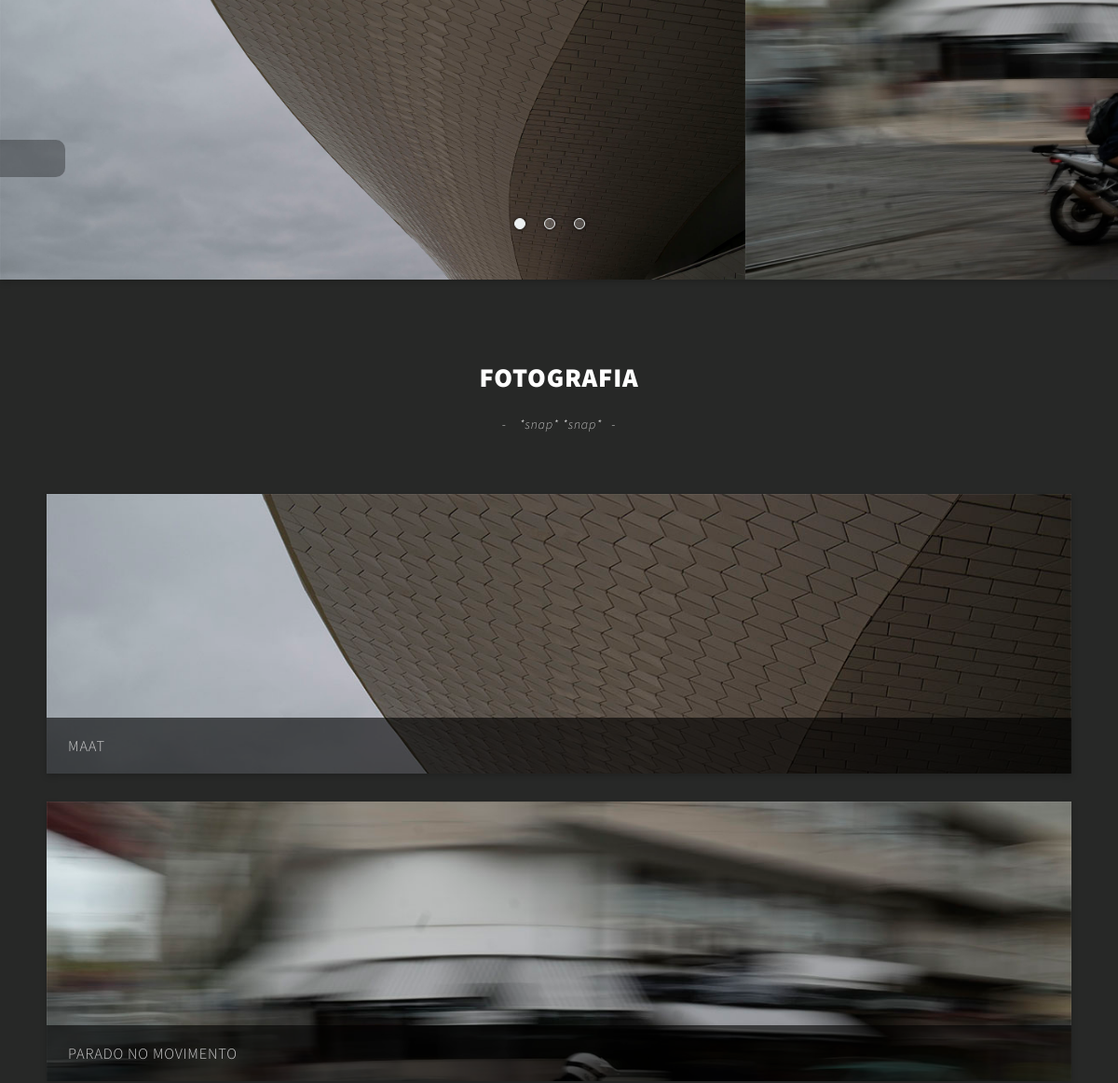
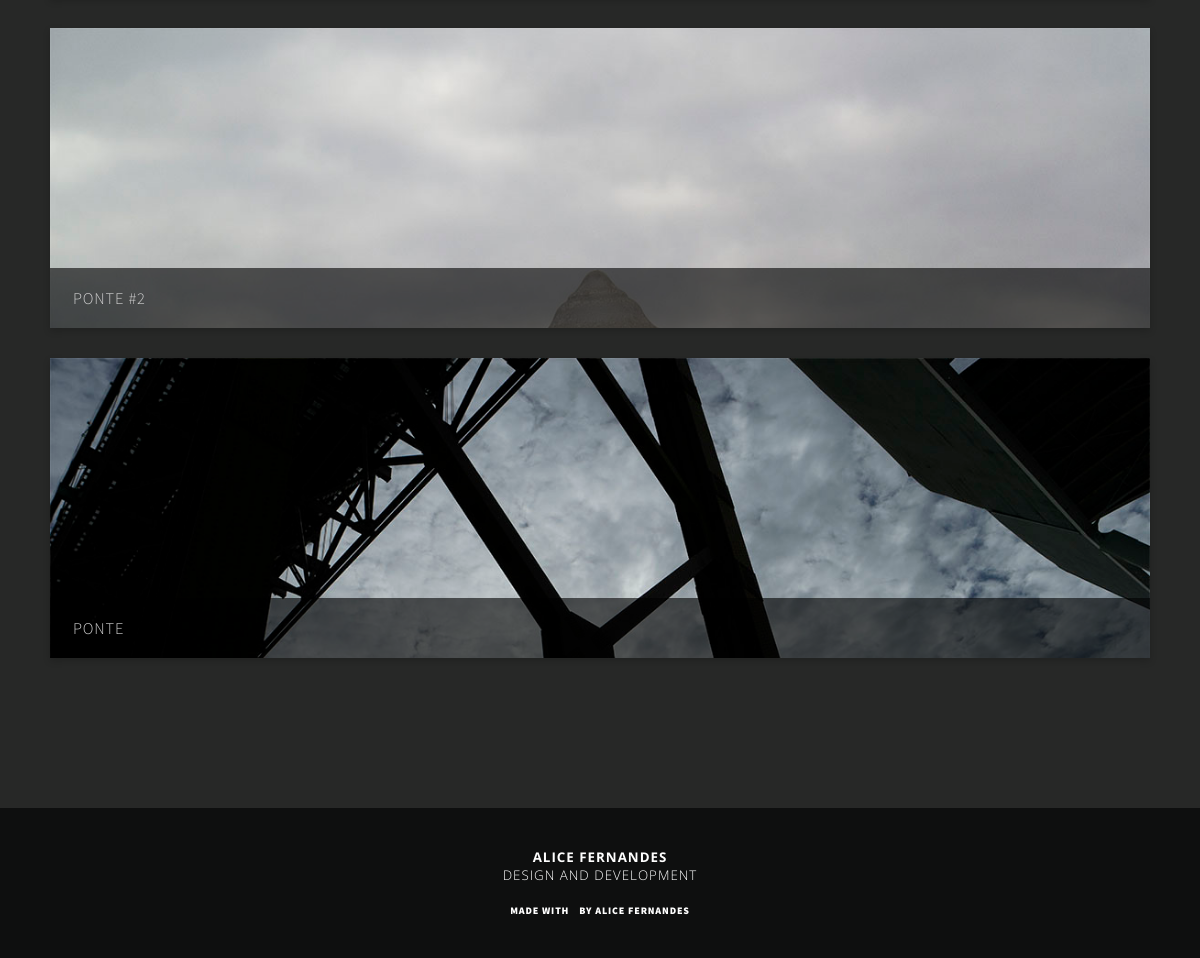
Page /fotografia on the committed database (2 pictures, top to bottom).
### tables this page shows
CREATE TABLE IF NOT EXISTS `media` (
  `id_media` int(10) NOT NULL AUTO_INCREMENT,
  `projeto_uri` varchar(100) NOT NULL,
  `tipo` varchar(100) NOT NULL,
  `src` varchar(700) NOT NULL,
  `ext` varchar(50) NOT NULL,
  `cover` tinyint(1) DEFAULT NULL,
  `title` varchar(1000) DEFAULT NULL,
  `nome` varchar(100) NOT NULL,
  PRIMARY KEY (`id_media`)
);

### templates/galeria.php (the view, shortened to what this page needs)
<!DOCTYPE html>
<html class="project-categories">
  <head><?php require_once('./includes/_header.php'); $request =  explode("/", $_SERVER['REQUEST_URI']); ?>
<?php
$conn = new mysqli(DB_HOST, DB_USER, DB_PASSWORD, DB_NAME);
 $query = "SELECT * FROM `media` WHERE projeto_uri='".$request[1]."' ORDER BY RAND()";
 $result = $conn->query($query);
 $resultHTML = "";
 while($row = $result->fetch_object()){
   $resultHTML.='<div class="panel panel-small panel-foto "><a rel="galeria" class="panel-link fancybox" href="http://'.$host.'/media/'.$row->src.'@1280.'.$row->ext.'" style="background-image:url(http://'.$host.'/media/'.$row->src.'@1280.'.$row->ext.');" title="'.$row->nome.'">
                 <h3>'.mb_convert_encoding($row->nome,'UTF-8').'</h3>
                 </a></div>';
 }
  $maxImages = 3;
 $slideHTML = '';
 $slideControllerHTML = '';
   $result2 = $conn->query($query);
   for($i = 0; $i!=$maxImages; $i++){
     $slideRow = $result2->fetch_object();
     if($slideRow->cover){
     $src = $slideRow->src;
     $description = $slideRow->nome;
     $slideHTML.="<a href=\"http://".$host . "/" ."media/".$src."@1900.".$slideRow->ext."\" rel=\"galeria\"class=\"slide fancybox\" title=\"$description\" style=\"background-image:url(http://".$host . "/" ."media/".$src."@1900.".$slideRow->ext.")\" data-slide=\"".($i+1)."\"></a>";
     $slideControllerHTML.='<li class="slider-control" data-slide="'.($i+1).'"></li>';
     }
   }
 ?>
  </head>
  <body>
    <div class="site-container"><?php require_once('./includes/_sidebar.php') ?>
      <div class="main-content">
        <div class="ui-component slideshow slideshow-medium panel-shadow">
          <div class="slide-container"><?php echo($slideHTML)?>
          </div>
          <div class="ui-component slide-controller">
            <ul>
              <?php echo($slideControllerHTML)?>
            </ul>
          </div>
        </div>
        <div class="panel-container">
          <div class="panel panel-noshadow panel-fullwidth align-center panel-title panel-nobackground">
            <h3><?PHP switch($request[1]){
              default:
                echo('Fotografia');
            } ?></h3>
            <p> <i>*snap* *snap*</i></p>
          </div>
          <?php
          echo($resultHTML);
           ?>
        </div><?php require_once('./includes/_footer.php') ?>
      </div>
    </div>
  </body>
</html>

### css/ui.css (style rules this page uses)
* { font-family:"Source Sans Pro";margin:0;padding:0 }
a { text-decoration:none;color:inherit }
body { margin:0;padding:0;width:112%;width:120%;overflow:hidden;background-color:#272827;text-align:justify }
h1,h2,h3,h4,p { margin:0;padding:0 }
li,ul { list-style-type:none;padding:0 }
.site-container { position:relative;left:-12%;transition:left 0.5s }
.main-content { display:inline-block;width:83%;position:relative;height:100vh;overflow-y:auto;overflow-x:hidden }
.slideshow { position:relative }
.slideshow-medium { height:300px;width:100vw;overflow:hidden }
.slideshow-medium .slide { background-size:cover;background-position:center }
.slide-container { height:inherit;position:relative;left:0;transition:left 0.5s }
.slide { width:33.33%;height:100%;display:block;float:left;background-position:center;background-size:cover;background-position:center }
.slide-controller { position:absolute;bottom:50px;display:block;color:white;width:100%;text-align:center }
.slide-controller li { width:10px;height:10px;display:inline-block;background-color:rgba(255, 255, 255, 0.2);margin-right:20px;border:1px solid #ecf0f1;border-radius:100%;cursor:pointer;transition:background-color 0.5s;box-shadow:0px 0px 4px 0px rgba(0, 0, 0, 0.7) }
.slide-controller li.active { background-color:#ecf0f1;transition:background-color 0.5s }
.panel-shadow { box-shadow:0px 3px 7px rgba(0, 0, 0, 0.18) }
.panel-foto { position:relative;height:300px!important }
.panel-foto a { background-size:cover }
.panel-foto h3 { position:absolute;bottom:0;text-transform:uppercase;font-weight:300;width:100%;left:0;line-height:41px;padding:10px;box-sizing:border-box;background-color:rgba(0, 0, 0, 0.5) }
.panel-foto .panel-link { display:block;background-color:transparent;width:100%;height:100%;z-index:97 }
.panel-container { width:80%;display:block;margin-left:10%;margin:auto auto 70px }
.panel { min-height:100px;box-sizing:border-box;padding:30px;box-shadow:0px 3px 7px rgba(0, 0, 0, 0.18);margin-bottom:30px;background-color:#2c2e2c;color:#cfcfcf;font-weight:300;letter-spacing:0.85px;font-size:14px }
.panel p { padding-bottom:20px }
.panel-noshadow { box-shadow:none!important }
.align-center { text-align:center;margin:auto }
h3,h4,h5 { font-weight:800;text-transform:uppercase;font-family:"Source Sans Pro";letter-spacing:0.85px;font-size:28.55px }
.panel-title { padding-top:0;padding-bottom:0;margin-top:30px;color:white;margin-bottom:30px;line-height:50px }
.panel-title h6,.panel-title p { font-size:14px;font-weight:lighter }
.panel-title h6:after,.panel-title h6:before,.panel-title p:after,.panel-title p:before { display:inline-block;content:"-";margin:0 10px }
.panel-nobackground { background-color:transparent }
.panel-small { position:relative;width:45%;margin-right:10%;float:left;min-height:250px;padding:0;background-color:#2c2e2c }
.panel-small h3 { text-transform:uppercase;font-weight:300;font-size:1.17em;z-index:97;position:absolute;bottom:0;background-color:rgba(0, 0, 0, 0.6);width:100%;line-height:40px;left:0;box-sizing:border-box;padding-left:23px }
.panel-small:nth-child(odd) { margin-right:0 }
.panel-small .panel-link { display:block }
.panel-foto h3 { bottom:0 }
@media screen and (max-width:1250px) { .main-content,.site-container,body { width:100%;left:0px } }
@media screen and (max-width:1250px) { .panel-container { display:inline-block;width:100%;box-sizing:border-box;padding:50px } }
@media screen and (max-width:1250px) { .col30,.col70,.panel-small,input { width:100% } }

### rows in the picture
media: src (picture), nome "MAAT"
media: src (picture), nome "PARADO NO MOVIMENTO"
media: src (picture), nome "PONTE #2"
media: shows a picture, nome "PONTE"
